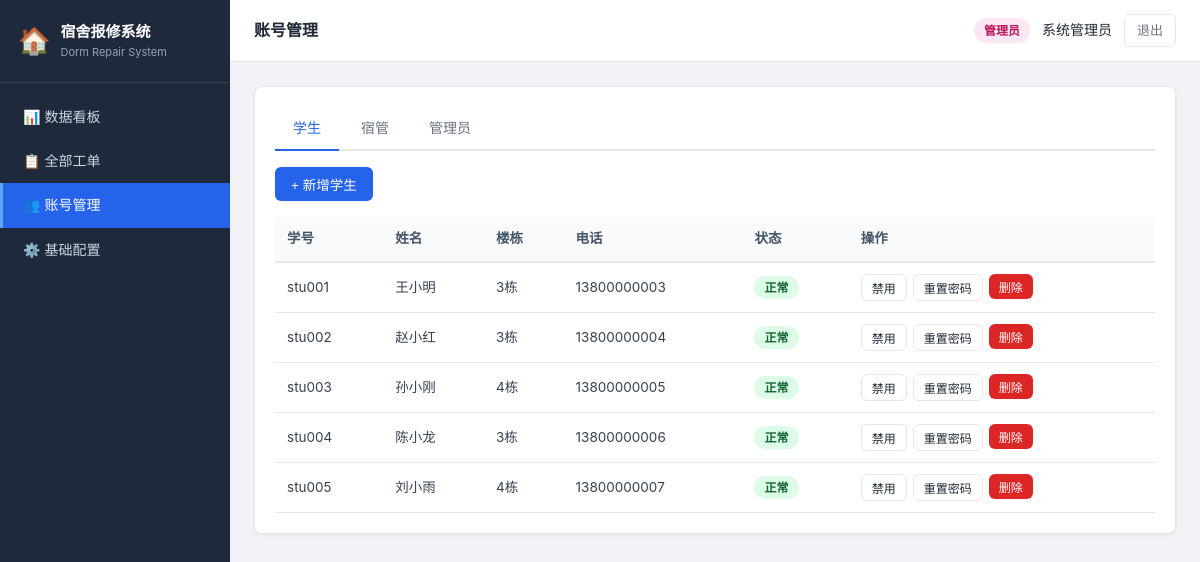
/admin/users (signed in), run on an earlier commit of the app's database.
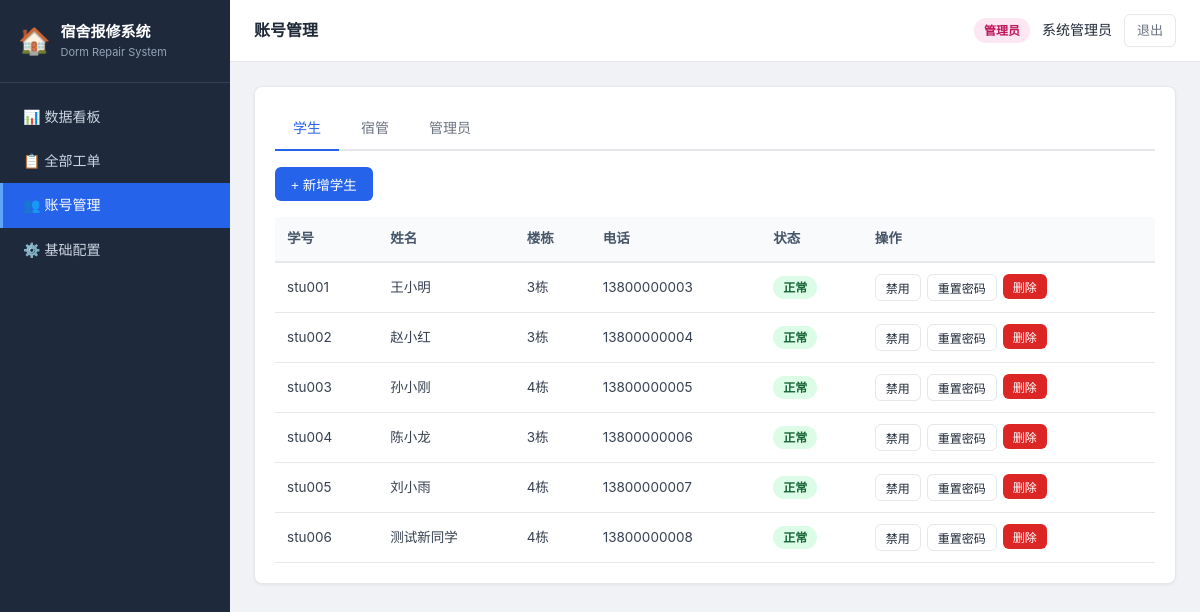
And on a later commit of the database.
### tables this page shows
CREATE TABLE users (
        id INTEGER PRIMARY KEY AUTOINCREMENT,
        username TEXT UNIQUE NOT NULL,
        password_hash TEXT NOT NULL,
        name TEXT NOT NULL,
        role TEXT NOT NULL CHECK(role IN ('student','dorm_manager','admin')),
        building TEXT,
        phone TEXT,
        status TEXT NOT NULL DEFAULT 'active' CHECK(status IN ('active','disabled')),
        created_at TEXT NOT NULL
    );

### app.py (the view)
@app.route('/admin/users')
@login_required
@role_required('admin')
def admin_users():
    role = request.args.get('role', 'student')
    conn = get_conn()
    users = conn.execute("SELECT * FROM users WHERE role=? ORDER BY id", (role,)).fetchall()
    buildings = [r['name'] for r in conn.execute("SELECT name FROM buildings ORDER BY name").fetchall()]
    conn.close()
    return render_template('admin/users.html', users=users, role=role, buildings=buildings)

### app.py (called while the page is built)
def login_required(f):
    @wraps(f)
    def wrap(*args, **kwargs):
        if 'user_id' not in session:
            return redirect(url_for('login'))
        return f(*args, **kwargs)
    return wrap

def role_required(*roles):
    def decorator(f):
        @wraps(f)
        def wrap(*args, **kwargs):
            if session.get('role') not in roles:
                abort(403)
            return f(*args, **kwargs)
        return wrap
    return decorator

### db.py (called while the page is built)
def get_conn():
    conn = sqlite3.connect(DB_PATH)
    conn.row_factory = sqlite3.Row
    conn.execute("PRAGMA foreign_keys = ON")
    return conn

### templates/admin/users.html (shortened to what this page needs)
{% extends "base.html" %}
{% block page_title %}账号管理{% endblock %}
{% block content %}
<div class="card">
  <div class="card-body">
    <div class="tabs">
      <div class="tab {% if role=='student' %}active{% endif %}" onclick="location='{{ url_for('admin_users', role='student') }}'">学生</div>
      <div class="tab {% if role=='dorm_manager' %}active{% endif %}" onclick="location='{{ url_for('admin_users', role='dorm_manager') }}'">宿管</div>
      <div class="tab {% if role=='admin' %}active{% endif %}" onclick="location='{{ url_for('admin_users', role='admin') }}'">管理员</div>
    </div>
    <button class="btn btn-primary" onclick="document.getElementById('create-form').style.display='block'">
      + {% if role=='student' %}新增学生{% elif role=='dorm_manager' %}新增宿管{% else %}新增管理员{% endif %}
    </button>
    <div class="table-wrap" style="margin-top:16px;">
      <table class="data-table">
        <thead>
          <tr><th>{% if role=='student' %}学号{% else %}用户名{% endif %}</th><th>姓名</th>{% if role != 'admin' %}<th>楼栋</th>{% endif %}<th>电话</th><th>状态</th><th>操作</th></tr>
        </thead>
        <tbody>
          {% for u in users %}
          <tr>
            <td>{{ u.username }}</td>
            <td>{{ u.name }}</td>
            {% if role != 'admin' %}<td>{{ u.building or '-' }}</td>{% endif %}
            <td>{{ u.phone or '-' }}</td>
            <td>
              {% if u.status == 'active' %}<span class="status status-completed">正常</span>
              {% else %}<span class="status status-cancelled">禁用</span>{% endif %}
            </td>
            <td style="display:flex;gap:6px;">
              <form method="post" action="{{ url_for('admin_user_toggle', user_id=u.id) }}" style="display:inline;">
                <button type="submit" class="btn btn-default btn-sm">{% if u.status=='active' %}禁用{% else %}启用{% endif %}</button>
              </form>
              <form method="post" action="{{ url_for('admin_user_reset_password', user_id=u.id) }}" style="display:inline;" onsubmit="return confirm('重置密码为 123456？')">
                <button type="submit" class="btn btn-default btn-sm">重置密码</button>
              </form>
              <form method="post" action="{{ url_for('admin_user_delete', user_id=u.id) }}" style="display:inline;" onsubmit="return confirm('确认删除该账号？')">
                <button type="submit" class="btn btn-danger btn-sm">删除</button>
              </form>
            </td>
          </tr>
          {% endfor %}
        </tbody>
      </table>
    </div>
  </div>
</div>
{% endblock %}

What changed in the data, as far as the page shows it:
added users: username "stu006", name "测试新同学", building "4栋", phone "13800000008", status "正常"
